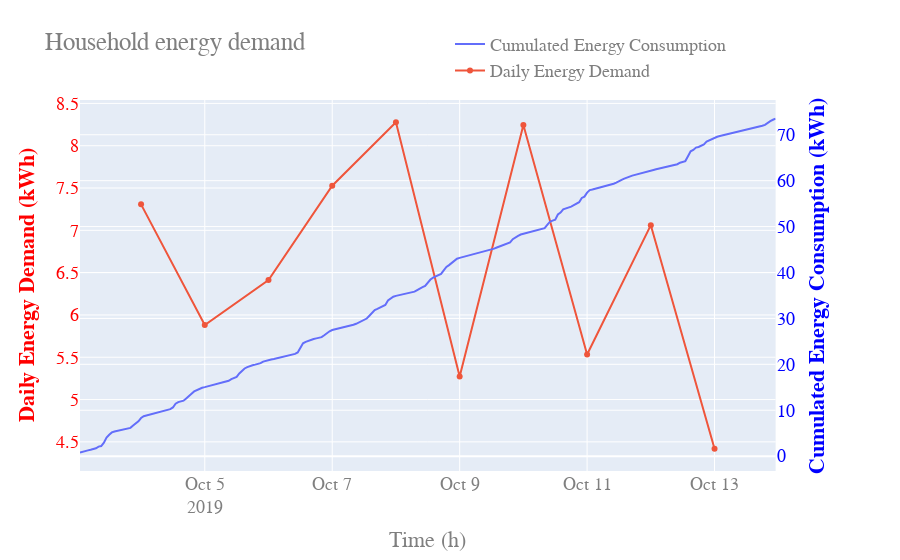

This figure's notebook cell:
### Code cell
start = '2019-10-03'
end = '2019-10-14'

df_aux = df[(df['date']>start) &(df['date']<end)]

ts_aux = ts[(ts.index>start) & (ts.index<end) ]


fig = make_subplots(specs=[[{"secondary_y": True}]])

# Add traces
fig.add_trace(
    go.Scatter(x=df_aux['date'],
               y=df_aux['energy_cumulated_kwh'],
               name="Cumulated Energy Consumption"),
    secondary_y=True,
)

fig.add_trace(
    go.Scatter(x=ts_aux.index,
               y=ts_aux['demand_kwh'],
               name="Daily Energy Demand"),
    secondary_y=False,
)
# Set x-axis title
fig.update_xaxes(title_text="Time (h)")

# Set y-axes titles
fig.update_layout(font=dict(family="Courier New, monospace", size=18, color="#7f7f7f"),
                  title_text="Household energy demand",
                  legend=dict(x=0.5, y=1.2))
fig.update_yaxes(title_text="<b>Cumulated Energy Consumption (kWh)</b>",
                 secondary_y=True,
                 color="blue")
fig.update_yaxes(title_text="<b>Daily Energy Demand (kWh)</b>",
                 secondary_y=False,
                 color="red")

fig.show()

### Figure 1 — Plotly figure (JSON) as saved in the notebook; plotly's stock layout.template omitted (floating-point values rounded to 4 significant figures; data arrays with more than 128 entries replaced by an {"elided": "..."} marker saying what was removed)
{"data": [{"name": "Cumulated Energy Consumption", "type": "scatter", "x": {"elided": "263 str values"}, "xaxis": "x", "y": {"elided": "263 float values"}, "yaxis": "y2"}, {"name": "Daily Energy Demand", "type": "scatter", "x": ["2019-10-04T00:00:00", "2019-10-05T00:00:00", "2019-10-06T00:00:00", "2019-10-07T00:00:00", "2019-10-08T00:00:00", "2019-10-09T00:00:00", "2019-10-10T00:00:00", "2019-10-11T00:00:00", "2019-10-12T00:00:00", "2019-10-13T00:00:00"], "xaxis": "x", "y": [7.307, 5.881, 6.413, 7.528, 8.277, 5.273, 8.245, 5.532, 7.061, 4.419], "yaxis": "y"}], "layout": {"font": {"color": "#7f7f7f", "family": "Courier New, monospace", "size": 18}, "legend": {"x": 0.5, "y": 1.2}, "title": {"text": "Household energy demand"}, "xaxis": {"anchor": "y", "domain": [0, 0.94], "title": {"text": "Time (h)"}}, "yaxis": {"anchor": "x", "color": "red", "domain": [0, 1], "title": {"text": "<b>Daily Energy Demand (kWh)</b>"}}, "yaxis2": {"anchor": "x", "color": "blue", "overlaying": "y", "side": "right", "title": {"text": "<b>Cumulated Energy Consumption (kWh)</b>"}}}}
